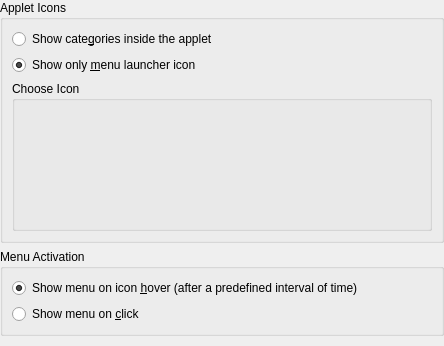
<?xml version="1.0" encoding="UTF-8"?>
<ui version="4.0">
 <class>LancelotAppletConfigBase</class>
 <widget class="QWidget" name="LancelotAppletConfigBase">
  <property name="geometry">
   <rect>
    <x>0</x>
    <y>0</y>
    <width>444</width>
    <height>346</height>
   </rect>
  </property>
  <layout class="QVBoxLayout">
   <property name="margin">
    <number>0</number>
   </property>
   <item>
    <widget class="QGroupBox" name="groupAppletIcons">
     <property name="title">
      <string>Applet Icons</string>
     </property>
     <layout class="QVBoxLayout">
      <item>
       <widget class="QRadioButton" name="radioShowCategories">
        <property name="text">
         <string>Show cate&amp;gories inside the applet</string>
        </property>
       </widget>
      </item>
      <item>
       <widget class="QRadioButton" name="radioShowMenuIconOnly">
        <property name="text">
         <string>Show only &amp;menu launcher icon</string>
        </property>
        <property name="checked">
         <bool>true</bool>
        </property>
       </widget>
      </item>
      <item>
       <widget class="QStackedWidget" name="stackedAppletButtons">
        <property name="minimumSize">
         <size>
          <width>0</width>
          <height>150</height>
         </size>
        </property>
        <property name="maximumSize">
         <size>
          <width>16777215</width>
          <height>150</height>
         </size>
        </property>
        <property name="currentIndex">
         <number>0</number>
        </property>
        <widget class="QWidget" name="pageAppletIconsChoose">
         <layout class="QVBoxLayout" name="verticalLayout">
          <property name="margin">
           <number>0</number>
          </property>
          <item>
           <widget class="QGroupBox" name="groupAppletIconsChoose">
            <property name="title">
             <string>Choose Icon</string>
            </property>
            <layout class="QVBoxLayout" name="verticalLayout_3">
             <item>
              <widget class="QListWidget" name="listIcons">
               <property name="styleSheet">
                <string>.QListWidget {
    background: rgba(0,0,0,0);
}

.QListWidget:item {
    width: 80px;
}</string>
               </property>
               <property name="frameShape">
                <enum>QFrame::NoFrame</enum>
               </property>
               <property name="frameShadow">
                <enum>QFrame::Plain</enum>
               </property>
               <property name="showDropIndicator" stdset="0">
                <bool>false</bool>
               </property>
               <property name="dragDropMode">
                <enum>QAbstractItemView::NoDragDrop</enum>
               </property>
               <property name="selectionMode">
                <enum>QAbstractItemView::SingleSelection</enum>
               </property>
               <property name="iconSize">
                <size>
                 <width>64</width>
                 <height>64</height>
                </size>
               </property>
               <property name="spacing">
                <number>8</number>
               </property>
               <property name="viewMode">
                <enum>QListView::IconMode</enum>
               </property>
               <property name="uniformItemSizes">
                <bool>true</bool>
               </property>
              </widget>
             </item>
            </layout>
           </widget>
          </item>
         </layout>
        </widget>
        <widget class="QWidget" name="pageCategoriesChoose">
         <layout class="QVBoxLayout" name="verticalLayout_2">
          <property name="margin">
           <number>0</number>
          </property>
          <item>
           <widget class="QGroupBox" name="groupCategoriesChoose">
            <property name="title">
             <string>Choose categories to show</string>
            </property>
            <layout class="QHBoxLayout" name="horizontalLayout">
             <item>
              <widget class="QListWidget" name="listSections">
               <property name="styleSheet">
                <string>.QListWidget {
    background: rgba(0,0,0,0);
}

.QListWidget:item {
    width: 80px;
}</string>
               </property>
               <property name="frameShape">
                <enum>QFrame::NoFrame</enum>
               </property>
               <property name="frameShadow">
                <enum>QFrame::Plain</enum>
               </property>
               <property name="dragDropMode">
                <enum>QAbstractItemView::NoDragDrop</enum>
               </property>
               <property name="selectionMode">
                <enum>QAbstractItemView::MultiSelection</enum>
               </property>
               <property name="iconSize">
                <size>
                 <width>64</width>
                 <height>64</height>
                </size>
               </property>
               <property name="spacing">
                <number>8</number>
               </property>
               <property name="viewMode">
                <enum>QListView::IconMode</enum>
               </property>
               <property name="uniformItemSizes">
                <bool>true</bool>
               </property>
              </widget>
             </item>
            </layout>
           </widget>
          </item>
         </layout>
        </widget>
       </widget>
      </item>
     </layout>
    </widget>
   </item>
   <item>
    <widget class="QGroupBox" name="groupActivation">
     <property name="title">
      <string>Menu Activation</string>
     </property>
     <layout class="QVBoxLayout">
      <item>
       <widget class="QRadioButton" name="radioActivationHover">
        <property name="text">
         <string>Show menu on icon &amp;hover (after a predefined interval of time)</string>
        </property>
        <property name="checked">
         <bool>true</bool>
        </property>
       </widget>
      </item>
      <item>
       <widget class="QRadioButton" name="radioActivationClick">
        <property name="text">
         <string>Show menu on &amp;click</string>
        </property>
       </widget>
      </item>
     </layout>
    </widget>
   </item>
   <item>
    <spacer name="verticalSpacer">
     <property name="orientation">
      <enum>Qt::Vertical</enum>
     </property>
     <property name="sizeHint" stdset="0">
      <size>
       <width>20</width>
       <height>40</height>
      </size>
     </property>
    </spacer>
   </item>
  </layout>
 </widget>
 <resources/>
 <connections/>
 <slots>
  <slot>updateCard()</slot>
 </slots>
</ui>
